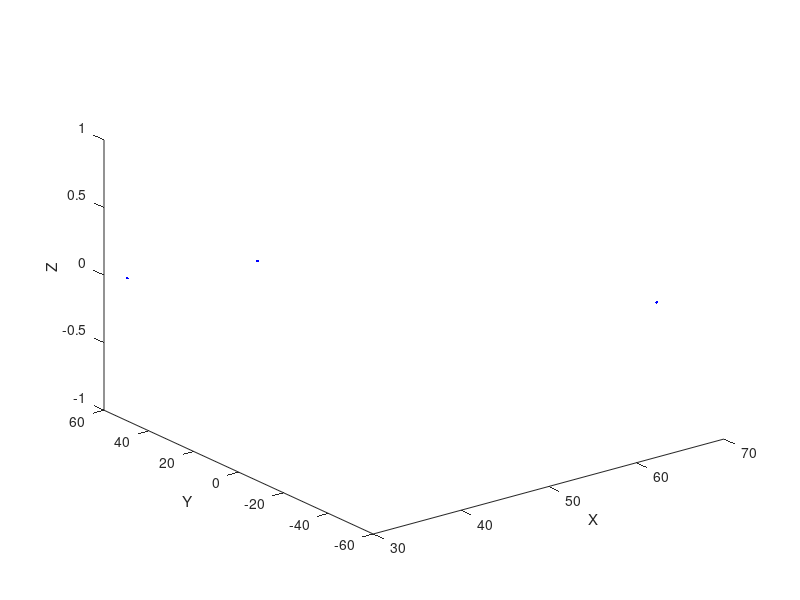

Reproduce this figure in MATLAB.
 x=43.2
 y=65.4
 z=31.2
 ang=-17;
 A=[x;y;z;1]
 B=[1,0,0,0;0,cos(ang),-sin(ang),0;0,sin(ang),cos(ang),0;0,0,0,1]
 Res=B * A
 Res(4,:)=[]
 Res1=[Res(1,:)]
 Res2=[Res(2,:)]
 Res3=[Res(3,:)]
 
 plot3([x,y,z],[Res1,Res2,Res3],".b")
 #plot3(Res(3,:),".r","LineWidth",50)
xlabel("X")
ylabel("Y")
zlabel("Z")
